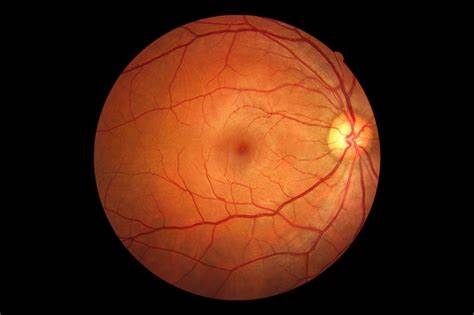
#> input picture CV_LAB_210962054/210962054_WEEK-2/Resources/OIP1.jpg, 474 x 315 px, found by its file name
$ python BRIGHT_SPOT_DETECTOR.py
#> lines starting #> are read from the running program, lines starting #| are printed output that depends on the picture; after the words box and inside, x2 and y2 are one past the last pixel; in counts of white or black regions, pixels touching at a corner belong together
import cv2
import numpy as np
from matplotlib import pyplot as plt
image = cv2.imread('C:/Users/PG LAB/Desktop/OIP1.jpg')
#> image is the input picture: shape (315, 474, 3); mean B, G, R 17.6, 37, 79.8
orig = image.copy()
gray = cv2.cvtColor(image, cv2.COLOR_BGR2GRAY)
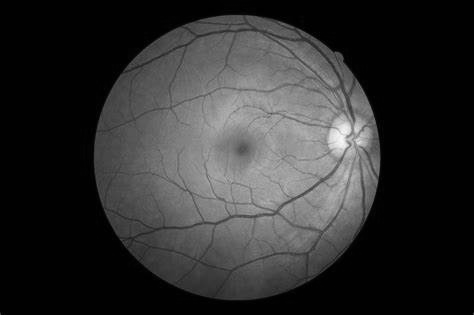
#> gray: shape (315, 474); min 0, max 246, mean 47.6
# perform a naive attempt to find the (x, y) coordinates of
# the area of the image with the largest intensity value
(minVal, maxVal, minLoc, maxLoc) = cv2.minMaxLoc(gray)
#> minVal = 0; maxVal = 246; minLoc = (208, 8); maxLoc = (341, 140)
cv2.circle(image, maxLoc, 10, (255, 0, 0), 2)
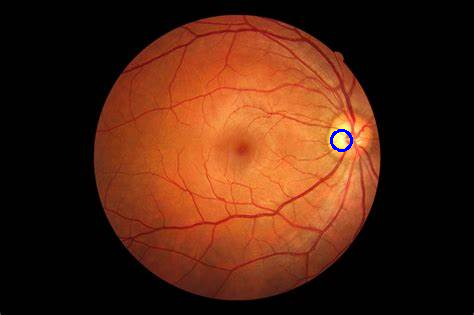
#> image: shape (315, 474, 3); 0.13% of pixels changed, all inside (x1, y1, x2, y2) = (330, 129, 353, 152)
# display the results of the naive attempt
cv2.imshow("DETECTOR", image)
cv2.waitKey(0)
